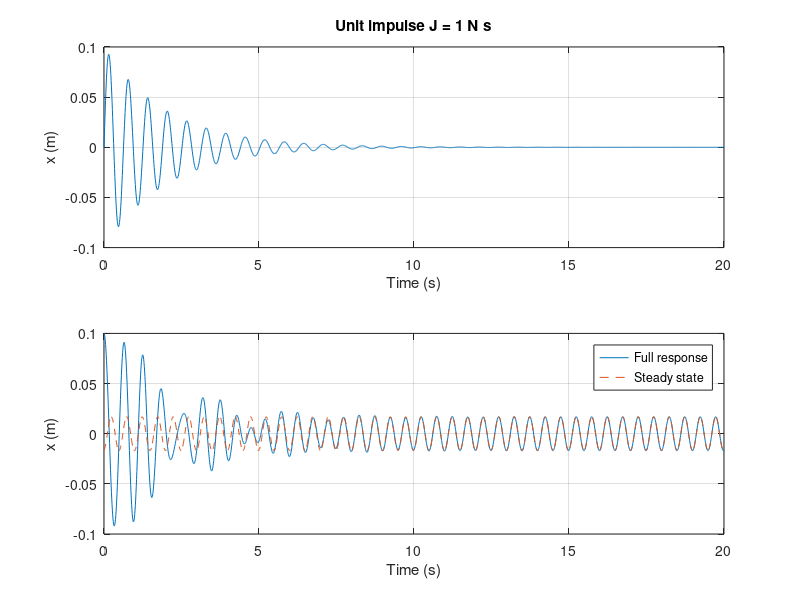
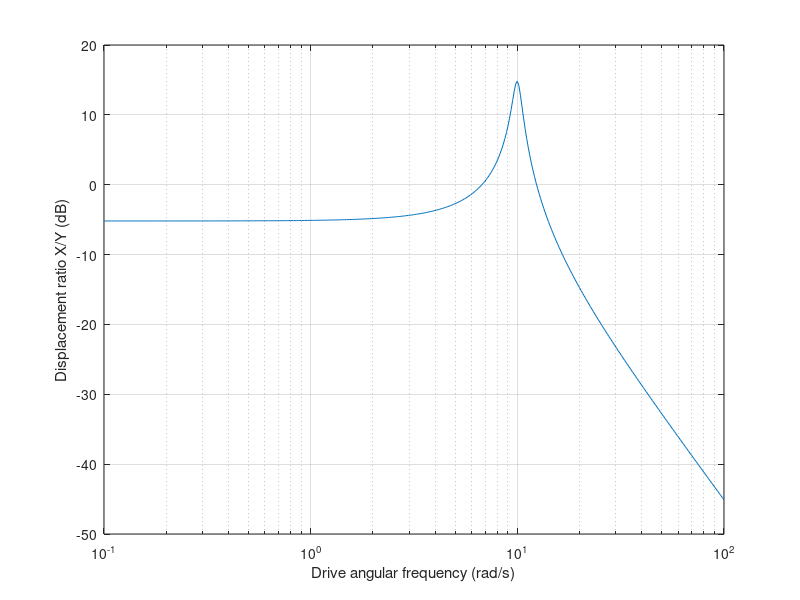

MATLAB code for these plots, in order:
%% MIE 402 Pre-Lab 5 - impulse, harmonic response and displacement gain
% Run the entire script. Base MATLAB; no Control System Toolbox required.
clear; close all; clc;
m=1; c=1; k=100; F0=1; omega=4*pi; J=1;
% m [kg], c [N*s/m], k [N/m], force F0 [N], omega [rad/s], impulse J [N*s].
wn=sqrt(k/m); alpha=c/(2*m); wd=sqrt(wn^2-alpha^2); zeta=c/(2*sqrt(m*k));
t=(0:.01:20)'; xImpulse=J/(m*wd)*exp(-alpha*t).*sin(wd*t);
Hforce=1/complex(k-m*omega^2,c*omega); phase=atan2(c*omega,k-m*omega^2);
xss=F0*abs(Hforce)*cos(omega*t-phase);
% State vector z=[x;v]; compare full response with steady-state prediction.
ode=@(t,z)[z(2);(F0*cos(omega*t)-c*z(2)-k*z(1))/m];
[~,z]=ode45(ode,t,[.1;0],odeset('RelTol',1e-9,'AbsTol',1e-11));
figure('Color','w');subplot(2,1,1);plot(t,xImpulse);xlabel('Time (s)');ylabel('x (m)');title('Unit impulse J = 1 N s');grid on;
subplot(2,1,2);plot(t,z(:,1),t,xss,'--');xlabel('Time (s)');ylabel('x (m)');legend('Full response','Steady state');grid on;
% Actual laboratory: driven spring end y(t), not a directly applied force.
kFixed=45; kDrive=55; Y=.01; w=logspace(-1,2,400);
H=kDrive./(kFixed+kDrive-m*w.^2+1i*c*w);
figure('Color','w');semilogx(w,20*log10(abs(H)));xlabel('Drive angular frequency (rad/s)');ylabel('Displacement ratio X/Y (dB)');grid on;
% Independent state-space integration check for driven-end input.
wh=4*pi; rhs=@(t,z)[z(2);(kDrive*Y*cos(wh*t)-c*z(2)-(kFixed+kDrive)*z(1))/m];
tt=(0:.01:40)';[~,zz]=ode45(rhs,tt,[0;0],odeset('RelTol',1e-9,'AbsTol',1e-11));
sel=tt>30;A=[cos(wh*tt(sel)),sin(wh*tt(sel)),ones(sum(sel),1)];b=A\zz(sel,1);
numericGain=hypot(b(1),b(2))/Y; theoryGain=abs(kDrive/complex(kFixed+kDrive-m*wh^2,c*wh));
prelab5_numeric=struct('gain',numericGain,'theory',theoryGain,'relative_error',abs(numericGain/theoryGain-1));
fprintf('fn = %.4f Hz; fd = %.4f Hz; damping ratio = %.4f\n',wn/(2*pi),wd/(2*pi),zeta);
fprintf('Force-input steady-state amplitude = %.6f m; lag = %.2f deg\n',F0*abs(Hforce),phase*180/pi);
fprintf('Driven-end ODE/transfer gain relative difference = %.3g\n',prelab5_numeric.relative_error);
